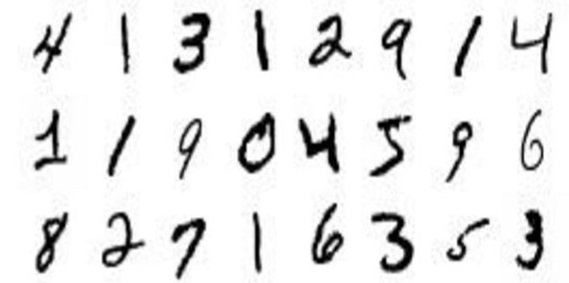
#> input picture pic/2.jpg, 569 x 283 px, given in place of handwriten.jpg, which was not available
$ python img_denoise.py   (Python 2 division)
#> lines starting #> are read from the running program, lines starting #| are printed output that depends on the picture; after the words box and inside, x2 and y2 are one past the last pixel; in counts of white or black regions, pixels touching at a corner belong together; pictures that were not available may be replaced by others from this repository, and a replacement may not be noted
import cv2
import tensorflow as tf
import numpy as np
import input_data

#### prediction
### read image
def extractDigit(img, mask, step, threshold, x, y):
    threshold = 20
    ok = 0
    block = (x, y)
    background = []
    background.append(block)

    while(len(background) > 0):
        print len(background)
        block = background.pop()
        x = block[0]
        y = block[1]

        for i in range(step):
            for j in range(step):
                img[x+i][y+i] = 255

        if x < mask.shape[0]-2*step:
            check(img,x,y,step,threshold,ok)
            if ok == 1:
                background.append((x+step,y))

        if x >= step:
            check(img,x,y,step,threshold,ok)
            if ok == 1:
                background.append((x-step,y))

        if y < mask.shape[1]-2*step:
            check(img,x,y,step,threshold,ok)
            if ok == 1:
                background.append((x,y+step))

        if y >= step:
            check(img,x,y,step,threshold,ok)
            if ok == 1:
                background.append((x,y-step))

def check(img, x, y, step, threshold, ok):
    ok = 1
    for i in range(step):
        for j in range(step):
            if img[x+i][y+j] > threshold:
                ok = 0

def maxFilter(res):
    img = np.array(res)
    for i in range(img.shape[0]):
        for j in range(img.shape[1]):
            if j>1 and j<(img.shape[1]-2):
                res[i][j] = np.maximum(np.maximum(img[i][j+1],img[i][j-1]),img[i][j])

    for j in range(img.shape[1]):
        for i in range(img.shape[0]):
            if i>1 and i<(img.shape[0]-2):
                res[i][j] = np.maximum(np.maximum(img[i-1][j],img[i+1][j]),img[i][j])

file_path = ['realphoto.jpg','digits.png', 'handwriten.jpg',"1.jpg","5.jpg"]
target = cv2.imread(file_path[2])
#> target is the input picture: shape (283, 569, 3); min 0, max 255, mean 231.1
target = cv2.cvtColor(target, cv2.COLOR_BGR2GRAY)
#> target: shape (283, 569)
if target.shape[0]>1000 or target.shape[1]>1000:
    target = cv2.resize(target,(600,600))

Range = np.array(np.zeros(256))

### border detect
mask = np.array(target)
mask = cv2.Canny(mask,50,150 );
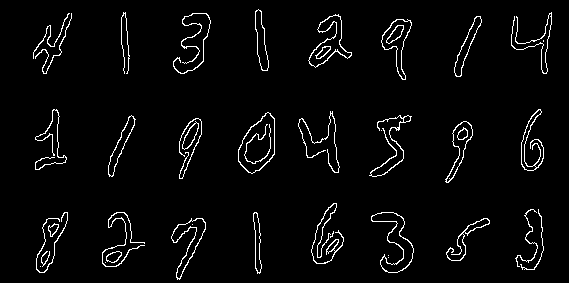
#> mask: shape (283, 569); 3.5% white in thin lines or dots, all inside (x1, y1, x2, y2) = (33, 9, 552, 280)
# mask = cv2.imdilate(mask,strel('disk',3))
# mask = cv2.imerode(mask,strel('disk',2))
kernel_mor = cv2.getStructuringElement(cv2.MORPH_RECT,(2,2))
mask = cv2.dilate(mask,kernel_mor)
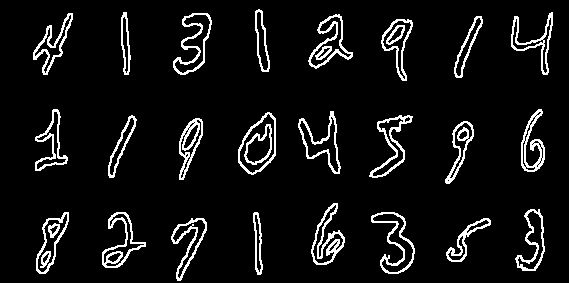
#> mask: shape (283, 569); 7.3% white in thin lines or dots, all inside (x1, y1, x2, y2) = (33, 9, 553, 281)
mask = cv2.erode(mask,kernel_mor)
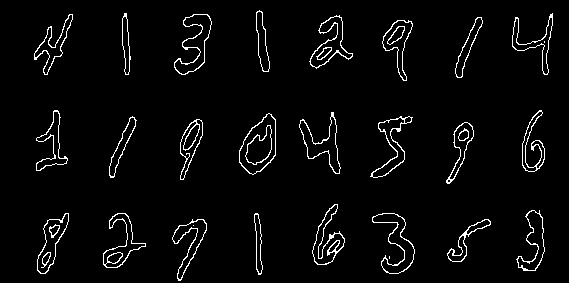
#> mask: shape (283, 569); 3.6% white in thin lines or dots, all inside (x1, y1, x2, y2) = (34, 10, 553, 281)

# mean_kernel = np.array([[1/8,1/2,1/8],
#                         [1/2, 1 ,1/2],
#                         [1/8,1/2,1/8]])
#
# mask = cv2.filter2D(mask,-1,mean_kernel)


cv2.imshow('border',mask)
cv2.waitKey(0)                 # Waits forever for user to press any key
cv2.destroyAllWindows()        # Closes displayed windows


extractDigit(target, mask, 3, 50, 0, 200)
#> after the loop in extractDigit, `while(len(background) > 0):`: background = []

cv2.imshow('target',target)
cv2.imshow('3',mask)
cv2.waitKey(0)                 # Waits forever for user to press any key
cv2.destroyAllWindows()        # Closes displayed windows

$ run again, on pic/3.jpg
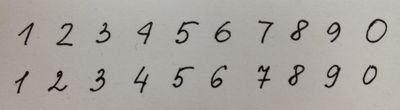
#> input picture pic/3.jpg, 400 x 110 px, given in place of handwriten.jpg, which was not available
#> target is the input picture: shape (110, 400, 3); mean B, G, R 158.8, 163.8, 168
#> target: shape (110, 400)
#> `mask = cv2.Canny(mask,50,150 );`:
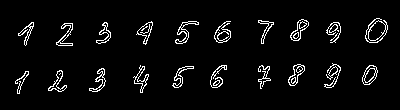
#> mask: shape (110, 400); 4.5% white in thin lines or dots, all inside (x1, y1, x2, y2) = (15, 18, 388, 94)
#> `mask = cv2.erode(mask,kernel_mor)`:
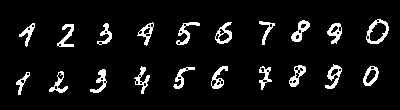
#> mask: shape (110, 400); 6.8% white; 20 white regions, largest, box (x1, y1, x2, y2) and area: (366, 19, 389, 44) 213, (291, 20, 310, 42) 178, (325, 64, 342, 89) 175
#> after the loop in extractDigit, `while(len(background) > 0):`: background = []

$ run again, on pic/4.jpg
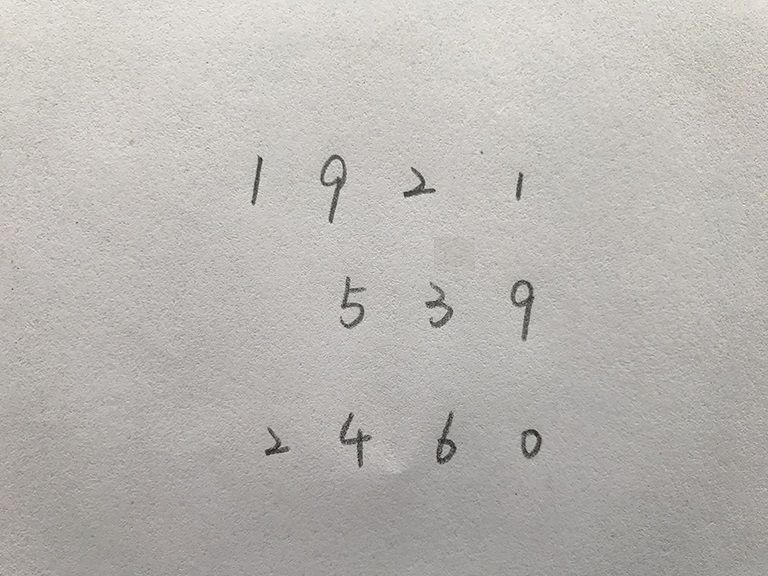
#> input picture pic/4.jpg, 768 x 576 px, given in place of handwriten.jpg, which was not available
#> target is the input picture: shape (576, 768, 3); mean B, G, R 178.3, 182.2, 185.3
#> target: shape (576, 768)
#> `mask = cv2.Canny(mask,50,150 );`:
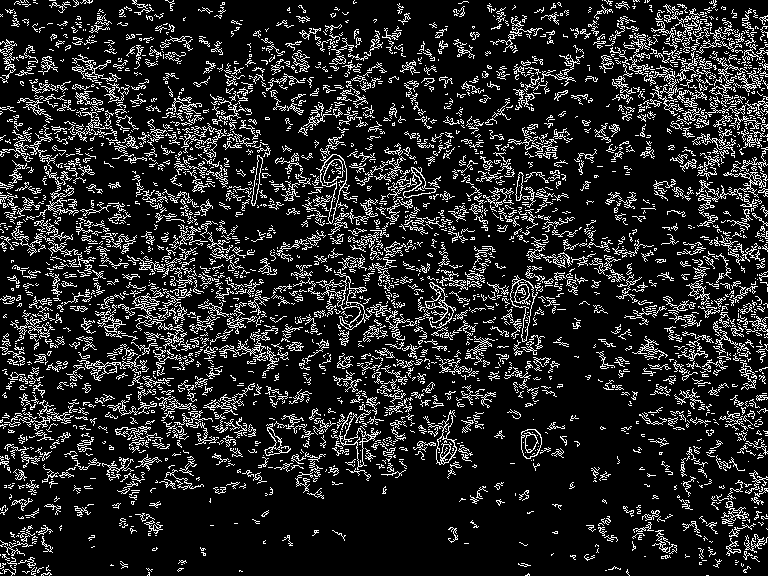
#> mask: shape (576, 768); 14.6% white in thin lines or dots
#> `mask = cv2.erode(mask,kernel_mor)`:
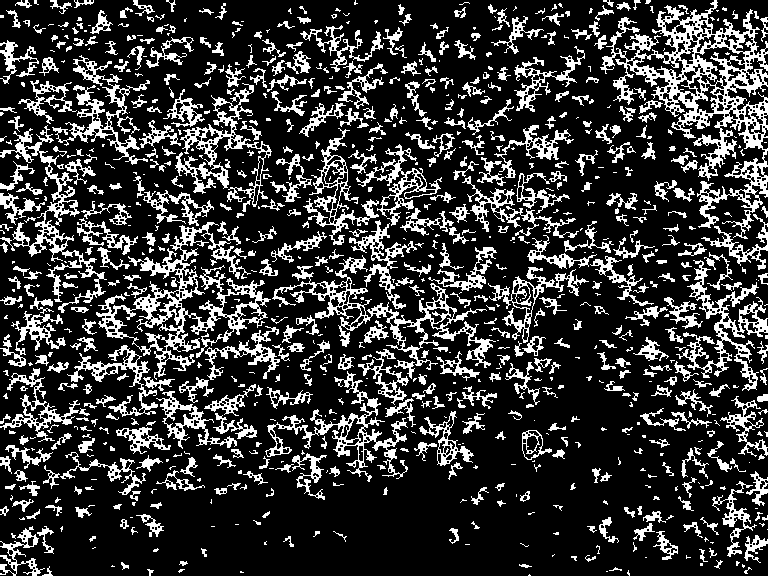
#> mask: shape (576, 768); 21.9% white; 854 white regions (353 under 20 px), largest, box (x1, y1, x2, y2) and area: (600, 0, 768, 239) 9959, (96, 222, 271, 380) 5807, (272, 255, 496, 370) 3685
#> after the loop in extractDigit, `while(len(background) > 0):`: background = []
